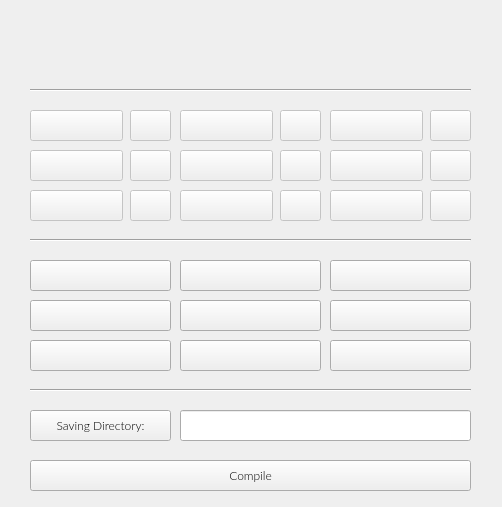
<?xml version="1.0" encoding="UTF-8"?>
<ui version="4.0">
 <class>Form</class>
 <widget class="QWidget" name="Form">
  <property name="geometry">
   <rect>
    <x>0</x>
    <y>0</y>
    <width>502</width>
    <height>507</height>
   </rect>
  </property>
  <property name="font">
   <font>
    <family>Lato Light</family>
   </font>
  </property>
  <property name="windowTitle">
   <string>Form</string>
  </property>
  <widget class="Line" name="line">
   <property name="geometry">
    <rect>
     <x>30</x>
     <y>380</y>
     <width>441</width>
     <height>21</height>
    </rect>
   </property>
   <property name="orientation">
    <enum>Qt::Horizontal</enum>
   </property>
  </widget>
  <widget class="Line" name="line_2">
   <property name="geometry">
    <rect>
     <x>30</x>
     <y>80</y>
     <width>441</width>
     <height>21</height>
    </rect>
   </property>
   <property name="orientation">
    <enum>Qt::Horizontal</enum>
   </property>
  </widget>
  <widget class="QLineEdit" name="fileNameLe_2">
   <property name="enabled">
    <bool>true</bool>
   </property>
   <property name="geometry">
    <rect>
     <x>180</x>
     <y>410</y>
     <width>291</width>
     <height>31</height>
    </rect>
   </property>
   <property name="font">
    <font>
     <family>Lato Light</family>
    </font>
   </property>
   <property name="echoMode">
    <enum>QLineEdit::Normal</enum>
   </property>
   <property name="alignment">
    <set>Qt::AlignCenter</set>
   </property>
   <property name="readOnly">
    <bool>true</bool>
   </property>
   <property name="clearButtonEnabled">
    <bool>false</bool>
   </property>
  </widget>
  <widget class="QPushButton" name="openFileBtn_2">
   <property name="geometry">
    <rect>
     <x>30</x>
     <y>410</y>
     <width>141</width>
     <height>31</height>
    </rect>
   </property>
   <property name="font">
    <font>
     <family>Lato Light</family>
    </font>
   </property>
   <property name="text">
    <string>Saving Directory:</string>
   </property>
  </widget>
  <widget class="QPushButton" name="openFileBtn_3">
   <property name="geometry">
    <rect>
     <x>30</x>
     <y>460</y>
     <width>441</width>
     <height>31</height>
    </rect>
   </property>
   <property name="font">
    <font>
     <family>Lato Light</family>
    </font>
   </property>
   <property name="text">
    <string>Compile</string>
   </property>
  </widget>
  <widget class="QPushButton" name="jumpBtn_1">
   <property name="enabled">
    <bool>false</bool>
   </property>
   <property name="geometry">
    <rect>
     <x>30</x>
     <y>110</y>
     <width>93</width>
     <height>31</height>
    </rect>
   </property>
   <property name="font">
    <font>
     <family>Lato Light</family>
     <pointsize>12</pointsize>
    </font>
   </property>
   <property name="text">
    <string/>
   </property>
  </widget>
  <widget class="QPushButton" name="strafeBtn_1">
   <property name="enabled">
    <bool>false</bool>
   </property>
   <property name="geometry">
    <rect>
     <x>130</x>
     <y>110</y>
     <width>41</width>
     <height>31</height>
    </rect>
   </property>
   <property name="font">
    <font>
     <family>Lato Light</family>
     <pointsize>12</pointsize>
    </font>
   </property>
   <property name="text">
    <string/>
   </property>
  </widget>
  <widget class="QWidget" name="horizontalLayoutWidget">
   <property name="geometry">
    <rect>
     <x>0</x>
     <y>10</y>
     <width>501</width>
     <height>71</height>
    </rect>
   </property>
   <layout class="QHBoxLayout" name="horizontalLayout">
    <item>
     <spacer name="horizontalSpacer">
      <property name="orientation">
       <enum>Qt::Horizontal</enum>
      </property>
      <property name="sizeHint" stdset="0">
       <size>
        <width>40</width>
        <height>20</height>
       </size>
      </property>
     </spacer>
    </item>
    <item>
     <widget class="QLabel" name="label">
      <property name="sizePolicy">
       <sizepolicy hsizetype="Preferred" vsizetype="Preferred">
        <horstretch>0</horstretch>
        <verstretch>0</verstretch>
       </sizepolicy>
      </property>
      <property name="maximumSize">
       <size>
        <width>330</width>
        <height>60</height>
       </size>
      </property>
      <property name="text">
       <string/>
      </property>
      <property name="pixmap">
       <pixmap>appname.png</pixmap>
      </property>
      <property name="scaledContents">
       <bool>true</bool>
      </property>
     </widget>
    </item>
    <item>
     <spacer name="horizontalSpacer_2">
      <property name="orientation">
       <enum>Qt::Horizontal</enum>
      </property>
      <property name="sizeHint" stdset="0">
       <size>
        <width>40</width>
        <height>20</height>
       </size>
      </property>
     </spacer>
    </item>
   </layout>
  </widget>
  <widget class="QPushButton" name="jumpBtn_2">
   <property name="enabled">
    <bool>false</bool>
   </property>
   <property name="geometry">
    <rect>
     <x>180</x>
     <y>110</y>
     <width>93</width>
     <height>31</height>
    </rect>
   </property>
   <property name="font">
    <font>
     <family>Lato Light</family>
     <pointsize>12</pointsize>
    </font>
   </property>
   <property name="text">
    <string/>
   </property>
  </widget>
  <widget class="QPushButton" name="strafeBtn_2">
   <property name="enabled">
    <bool>false</bool>
   </property>
   <property name="geometry">
    <rect>
     <x>280</x>
     <y>110</y>
     <width>41</width>
     <height>31</height>
    </rect>
   </property>
   <property name="font">
    <font>
     <family>Lato Light</family>
     <pointsize>12</pointsize>
    </font>
   </property>
   <property name="text">
    <string/>
   </property>
  </widget>
  <widget class="QPushButton" name="strafeBtn_3">
   <property name="enabled">
    <bool>false</bool>
   </property>
   <property name="geometry">
    <rect>
     <x>430</x>
     <y>110</y>
     <width>41</width>
     <height>31</height>
    </rect>
   </property>
   <property name="font">
    <font>
     <family>Lato Light</family>
     <pointsize>12</pointsize>
    </font>
   </property>
   <property name="text">
    <string/>
   </property>
  </widget>
  <widget class="QPushButton" name="jumpBtn_3">
   <property name="enabled">
    <bool>false</bool>
   </property>
   <property name="geometry">
    <rect>
     <x>330</x>
     <y>110</y>
     <width>93</width>
     <height>31</height>
    </rect>
   </property>
   <property name="font">
    <font>
     <family>Lato Light</family>
     <pointsize>12</pointsize>
    </font>
   </property>
   <property name="text">
    <string/>
   </property>
  </widget>
  <widget class="QPushButton" name="jumpBtn_4">
   <property name="enabled">
    <bool>false</bool>
   </property>
   <property name="geometry">
    <rect>
     <x>30</x>
     <y>150</y>
     <width>93</width>
     <height>31</height>
    </rect>
   </property>
   <property name="font">
    <font>
     <family>Lato Light</family>
     <pointsize>12</pointsize>
    </font>
   </property>
   <property name="text">
    <string/>
   </property>
  </widget>
  <widget class="QPushButton" name="strafeBtn_4">
   <property name="enabled">
    <bool>false</bool>
   </property>
   <property name="geometry">
    <rect>
     <x>130</x>
     <y>150</y>
     <width>41</width>
     <height>31</height>
    </rect>
   </property>
   <property name="font">
    <font>
     <family>Lato Light</family>
     <pointsize>12</pointsize>
    </font>
   </property>
   <property name="text">
    <string/>
   </property>
  </widget>
  <widget class="QPushButton" name="jumpBtn_5">
   <property name="enabled">
    <bool>false</bool>
   </property>
   <property name="geometry">
    <rect>
     <x>180</x>
     <y>150</y>
     <width>93</width>
     <height>31</height>
    </rect>
   </property>
   <property name="font">
    <font>
     <family>Lato Light</family>
     <pointsize>12</pointsize>
    </font>
   </property>
   <property name="text">
    <string/>
   </property>
  </widget>
  <widget class="QPushButton" name="strafeBtn_5">
   <property name="enabled">
    <bool>false</bool>
   </property>
   <property name="geometry">
    <rect>
     <x>280</x>
     <y>150</y>
     <width>41</width>
     <height>31</height>
    </rect>
   </property>
   <property name="font">
    <font>
     <family>Lato Light</family>
     <pointsize>12</pointsize>
    </font>
   </property>
   <property name="text">
    <string/>
   </property>
  </widget>
  <widget class="QPushButton" name="jumpBtn_6">
   <property name="enabled">
    <bool>false</bool>
   </property>
   <property name="geometry">
    <rect>
     <x>330</x>
     <y>150</y>
     <width>93</width>
     <height>31</height>
    </rect>
   </property>
   <property name="font">
    <font>
     <family>Lato Light</family>
     <pointsize>12</pointsize>
    </font>
   </property>
   <property name="text">
    <string/>
   </property>
  </widget>
  <widget class="QPushButton" name="strafeBtn_6">
   <property name="enabled">
    <bool>false</bool>
   </property>
   <property name="geometry">
    <rect>
     <x>430</x>
     <y>150</y>
     <width>41</width>
     <height>31</height>
    </rect>
   </property>
   <property name="font">
    <font>
     <family>Lato Light</family>
     <pointsize>12</pointsize>
    </font>
   </property>
   <property name="text">
    <string/>
   </property>
  </widget>
  <widget class="QPushButton" name="jumpBtn_7">
   <property name="enabled">
    <bool>false</bool>
   </property>
   <property name="geometry">
    <rect>
     <x>30</x>
     <y>190</y>
     <width>93</width>
     <height>31</height>
    </rect>
   </property>
   <property name="font">
    <font>
     <family>Lato Light</family>
     <pointsize>12</pointsize>
    </font>
   </property>
   <property name="text">
    <string/>
   </property>
  </widget>
  <widget class="QPushButton" name="strafeBtn_7">
   <property name="enabled">
    <bool>false</bool>
   </property>
   <property name="geometry">
    <rect>
     <x>130</x>
     <y>190</y>
     <width>41</width>
     <height>31</height>
    </rect>
   </property>
   <property name="font">
    <font>
     <family>Lato Light</family>
     <pointsize>12</pointsize>
    </font>
   </property>
   <property name="text">
    <string/>
   </property>
  </widget>
  <widget class="QPushButton" name="jumpBtn_8">
   <property name="enabled">
    <bool>false</bool>
   </property>
   <property name="geometry">
    <rect>
     <x>180</x>
     <y>190</y>
     <width>93</width>
     <height>31</height>
    </rect>
   </property>
   <property name="font">
    <font>
     <family>Lato Light</family>
     <pointsize>12</pointsize>
    </font>
   </property>
   <property name="text">
    <string/>
   </property>
  </widget>
  <widget class="QPushButton" name="strafeBtn_8">
   <property name="enabled">
    <bool>false</bool>
   </property>
   <property name="geometry">
    <rect>
     <x>280</x>
     <y>190</y>
     <width>41</width>
     <height>31</height>
    </rect>
   </property>
   <property name="font">
    <font>
     <family>Lato Light</family>
     <pointsize>12</pointsize>
    </font>
   </property>
   <property name="text">
    <string/>
   </property>
  </widget>
  <widget class="QPushButton" name="jumpBtn_9">
   <property name="enabled">
    <bool>false</bool>
   </property>
   <property name="geometry">
    <rect>
     <x>330</x>
     <y>190</y>
     <width>93</width>
     <height>31</height>
    </rect>
   </property>
   <property name="font">
    <font>
     <family>Lato Light</family>
     <pointsize>12</pointsize>
    </font>
   </property>
   <property name="text">
    <string/>
   </property>
  </widget>
  <widget class="QPushButton" name="strafeBtn_9">
   <property name="enabled">
    <bool>false</bool>
   </property>
   <property name="geometry">
    <rect>
     <x>430</x>
     <y>190</y>
     <width>41</width>
     <height>31</height>
    </rect>
   </property>
   <property name="font">
    <font>
     <family>Lato Light</family>
     <pointsize>12</pointsize>
    </font>
   </property>
   <property name="text">
    <string/>
   </property>
  </widget>
  <widget class="Line" name="line_3">
   <property name="geometry">
    <rect>
     <x>30</x>
     <y>230</y>
     <width>441</width>
     <height>21</height>
    </rect>
   </property>
   <property name="orientation">
    <enum>Qt::Horizontal</enum>
   </property>
  </widget>
  <widget class="QPushButton" name="addBtn_1">
   <property name="geometry">
    <rect>
     <x>30</x>
     <y>260</y>
     <width>141</width>
     <height>31</height>
    </rect>
   </property>
   <property name="font">
    <font>
     <family>Lato Light</family>
     <pointsize>10</pointsize>
    </font>
   </property>
   <property name="text">
    <string/>
   </property>
  </widget>
  <widget class="QPushButton" name="addBtn_2">
   <property name="geometry">
    <rect>
     <x>180</x>
     <y>260</y>
     <width>141</width>
     <height>31</height>
    </rect>
   </property>
   <property name="font">
    <font>
     <family>Lato Light</family>
     <pointsize>10</pointsize>
    </font>
   </property>
   <property name="text">
    <string/>
   </property>
  </widget>
  <widget class="QPushButton" name="addBtn_3">
   <property name="geometry">
    <rect>
     <x>330</x>
     <y>260</y>
     <width>141</width>
     <height>31</height>
    </rect>
   </property>
   <property name="font">
    <font>
     <family>Lato Light</family>
     <pointsize>10</pointsize>
    </font>
   </property>
   <property name="text">
    <string/>
   </property>
  </widget>
  <widget class="QPushButton" name="addBtn_4">
   <property name="geometry">
    <rect>
     <x>30</x>
     <y>300</y>
     <width>141</width>
     <height>31</height>
    </rect>
   </property>
   <property name="font">
    <font>
     <family>Lato Light</family>
     <pointsize>10</pointsize>
    </font>
   </property>
   <property name="text">
    <string/>
   </property>
  </widget>
  <widget class="QPushButton" name="addBtn_5">
   <property name="geometry">
    <rect>
     <x>180</x>
     <y>300</y>
     <width>141</width>
     <height>31</height>
    </rect>
   </property>
   <property name="font">
    <font>
     <family>Lato Light</family>
     <pointsize>10</pointsize>
    </font>
   </property>
   <property name="text">
    <string/>
   </property>
  </widget>
  <widget class="QPushButton" name="addBtn_6">
   <property name="geometry">
    <rect>
     <x>330</x>
     <y>300</y>
     <width>141</width>
     <height>31</height>
    </rect>
   </property>
   <property name="font">
    <font>
     <family>Lato Light</family>
     <pointsize>10</pointsize>
    </font>
   </property>
   <property name="text">
    <string/>
   </property>
  </widget>
  <widget class="QPushButton" name="addBtn_7">
   <property name="geometry">
    <rect>
     <x>30</x>
     <y>340</y>
     <width>141</width>
     <height>31</height>
    </rect>
   </property>
   <property name="font">
    <font>
     <family>Lato Light</family>
     <pointsize>10</pointsize>
    </font>
   </property>
   <property name="text">
    <string/>
   </property>
  </widget>
  <widget class="QPushButton" name="addBtn_8">
   <property name="geometry">
    <rect>
     <x>180</x>
     <y>340</y>
     <width>141</width>
     <height>31</height>
    </rect>
   </property>
   <property name="font">
    <font>
     <family>Lato Light</family>
     <pointsize>10</pointsize>
    </font>
   </property>
   <property name="text">
    <string/>
   </property>
  </widget>
  <widget class="QPushButton" name="addBtn_9">
   <property name="geometry">
    <rect>
     <x>330</x>
     <y>340</y>
     <width>141</width>
     <height>31</height>
    </rect>
   </property>
   <property name="font">
    <font>
     <family>Lato Light</family>
     <pointsize>10</pointsize>
    </font>
   </property>
   <property name="text">
    <string/>
   </property>
  </widget>
 </widget>
 <resources/>
 <connections/>
</ui>
